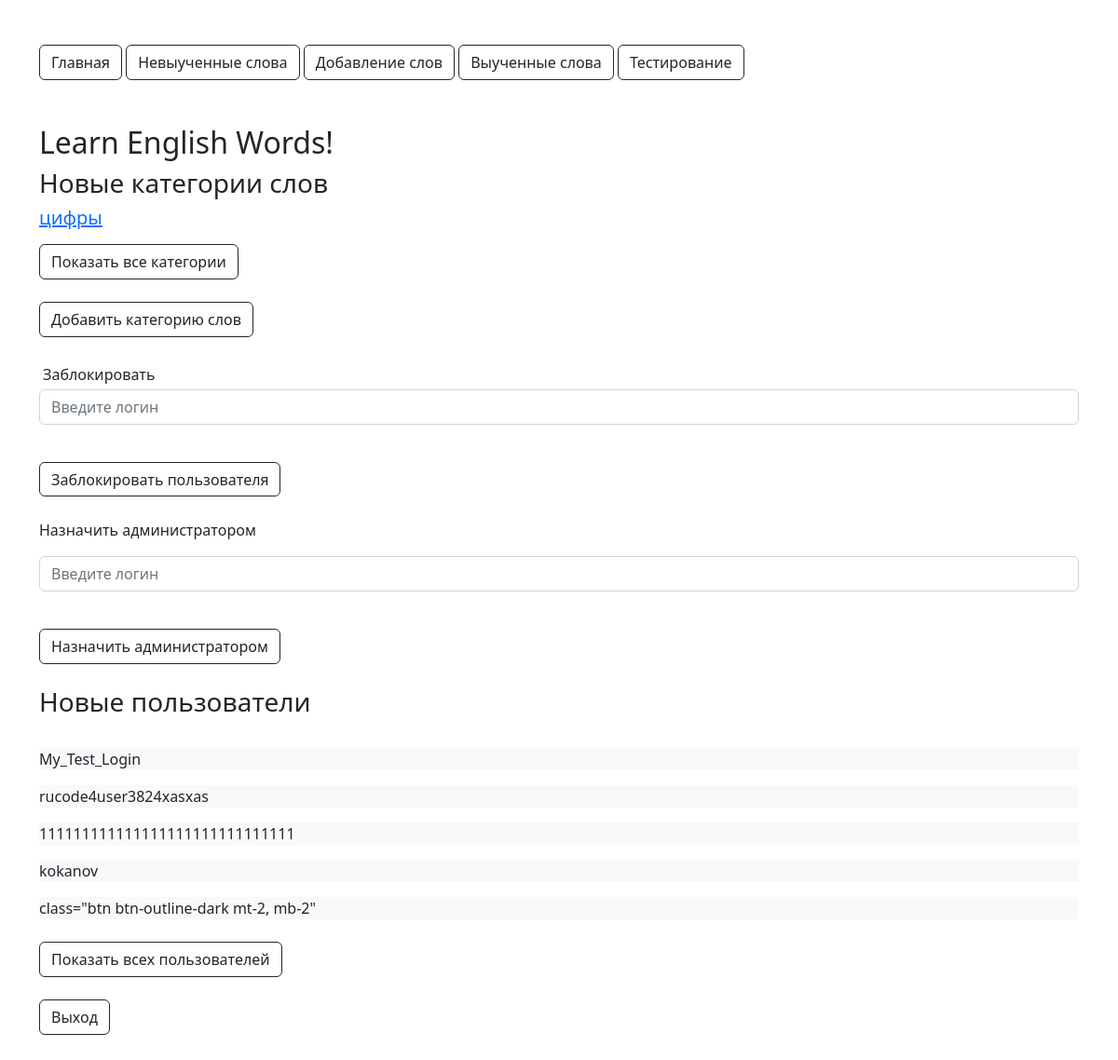
Before: / (signed in) with the older database file.
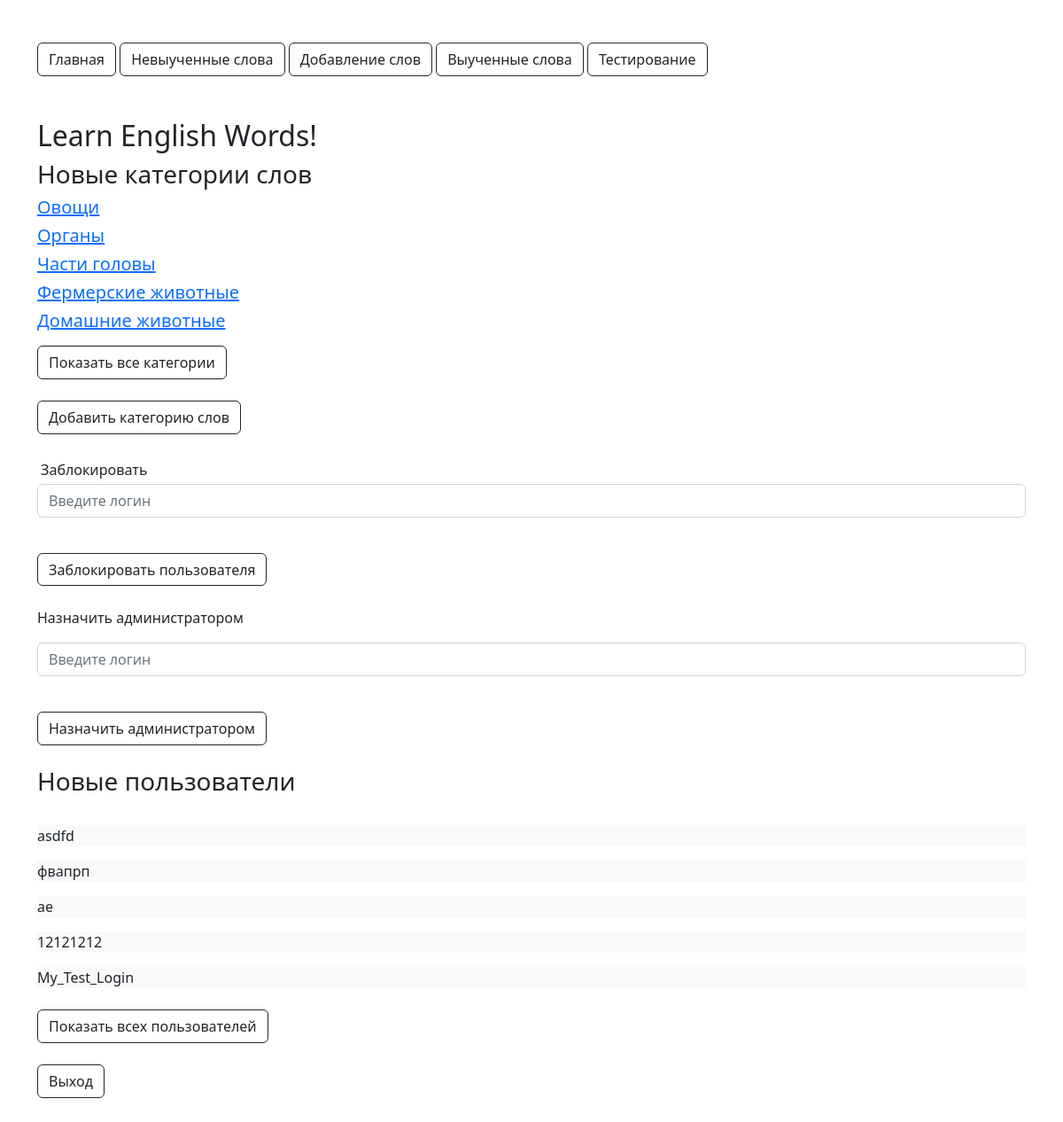
After: the same page with the newer database file.
### tables this page shows
CREATE TABLE `users` (
  `id` int NOT NULL,
  `login` text NOT NULL,
  `password` text NOT NULL,
  `privilege` int DEFAULT NULL,
  `ban` int DEFAULT NULL
);

### pages/last_users.php (the view, shortened to what this page needs)
<h3>Новые пользователи</h3>
<br>
<?php
    $users = mysqli_fetch_all(mysqli_query($connect, "SELECT `login` FROM `users`"));
    for ($i = count($users) - 1; $i > 0 && $i > count($users) - 6; $i--) { ?>
        <p class="bg-light"><?=$users[$i][0]?></p>
    <?php
    }
    ?>
    <form action="../pages/all_users.php" method="get" name="show-all-categories">
        <button class="btn btn-outline-dark mt-2">Показать всех пользователей</button>
    </form>
<br>

### pages/last_categories.php (shortened to what this page needs)
<?php
    $categories = mysqli_fetch_all(mysqli_query($connect, "SELECT DISTINCT `category` FROM `categories_words`")); ?>
    <h3>Новые категории слов</h3>
    <?php
    for ($i = count($categories) - 1; $i >= 0 && $i > count($categories) - 6; $i--) { ?>
        <h5><a href = "../pages/category.php?category=<?= $categories[$i][0]?>" ><?= $categories[$i][0] ?></a></h5>
        <?php
    }
    ?>
    <form action="../pages/all_categories.php" method="get" name="show-all-categories">
        <button class="btn btn-outline-dark mt-2">Показать все категории</button>
    </form>
    <br>

Changed rows visible on the page:
removed users: login "rucode4user3824xasxas"
no longer on this page (row unchanged): users: login "111111111111111111111111111111"
removed users: login "kokanov"
removed users: login "class=\"btn btn-outline-dark mt-2, mb-2\""
added users: login "asdfd"
added users: login "фвапрп"
added users: login "ae"
added users: login "12121212"
Other visible differences:
new list line: "Овощи"
new list line: "Органы"
new list line: "Части головы"
new list line: "Фермерские животные"
new list line: "Домашние животные"
list line gone: "цифры"
